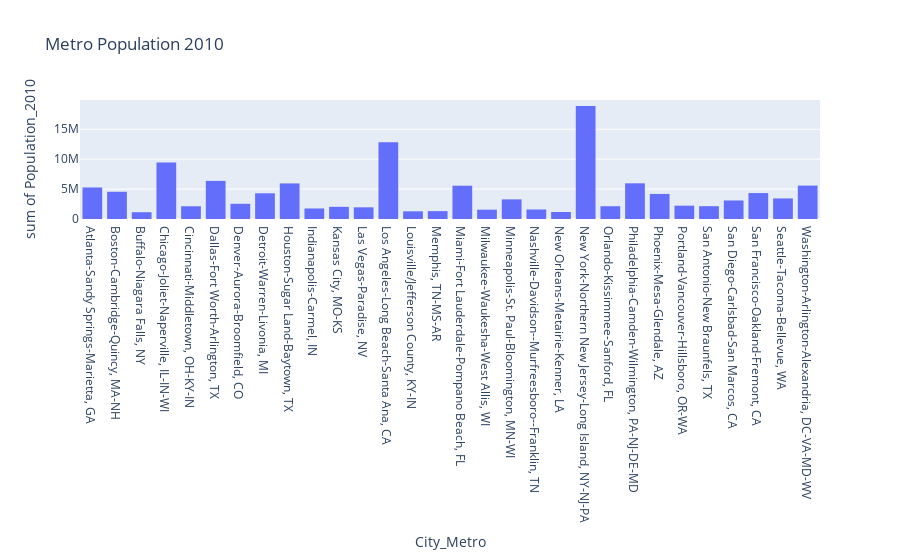

Write notebook code for a chart like this one.
### Code cell
px.histogram(DF2_Metro_Pop2000, x='City_Metro', y='Population_2010', nbins= 7, title='Metro Population 2010')

### Figure 1 — Plotly figure (JSON) as saved in the notebook; plotly's stock layout.template omitted (floating-point values rounded to 4 significant figures)
{"data": [{"alignmentgroup": "True", "bingroup": "x", "histfunc": "sum", "hovertemplate": "City_Metro=%{x}<br>sum of Population_2010=%{y}<extra></extra>", "legendgroup": "", "marker": {"color": "#636efa", "pattern": {"shape": ""}}, "name": "", "nbinsx": 7, "offsetgroup": "", "orientation": "v", "showlegend": false, "type": "histogram", "x": ["Atlanta-Sandy Springs-Marietta, GA", "Boston-Cambridge-Quincy, MA-NH", "Buffalo-Niagara Falls, NY", "Chicago-Joliet-Naperville, IL-IN-WI", "Cincinnati-Middletown, OH-KY-IN", "Dallas-Fort Worth-Arlington, TX", "Denver-Aurora-Broomfield, CO", "Detroit-Warren-Livonia, MI", "Houston-Sugar Land-Baytown, TX", "Indianapolis-Carmel, IN", "Kansas City, MO-KS", "Las Vegas-Paradise, NV", "Los Angeles-Long Beach-Santa Ana, CA", "Louisville/Jefferson County, KY-IN", "Memphis, TN-MS-AR", "Miami-Fort Lauderdale-Pompano Beach, FL", "Milwaukee-Waukesha-West Allis, WI", "Minneapolis-St. Paul-Bloomington, MN-WI", "Nashville-Davidson--Murfreesboro--Franklin, TN", "New Orleans-Metairie-Kenner, LA", "New York-Northern New Jersey-Long Island, NY-NJ-PA", "Orlando-Kissimmee-Sanford, FL", "Philadelphia-Camden-Wilmington, PA-NJ-DE-MD", "Phoenix-Mesa-Glendale, AZ", "Portland-Vancouver-Hillsboro, OR-WA", "San Antonio-New Braunfels, TX", "San Diego-Carlsbad-San Marcos, CA", "San Francisco-Oakland-Fremont, CA", "Seattle-Tacoma-Bellevue, WA", "Washington-Arlington-Alexandria, DC-VA-MD-WV"], "xaxis": "x", "y": [5268860, 4552402, 1135509, 9461105, 2130151, 6371773, 2543482, 4296250, 5946800, 1756241, 2035334, 1951269, 12828837, 1283566, 1316100, 5564635, 1555908, 3279833, 1589934, 1167764, 18897109, 2134411, 5965343, 4192887, 2226009, 2142508, 3095313, 4335391, 3439809, 5582170], "yaxis": "y"}], "layout": {"barmode": "relative", "legend": {"tracegroupgap": 0}, "title": {"text": "Metro Population 2010"}, "xaxis": {"anchor": "y", "domain": [0, 1], "title": {"text": "City_Metro"}}, "yaxis": {"anchor": "x", "domain": [0, 1], "title": {"text": "sum of Population_2010"}}}}
